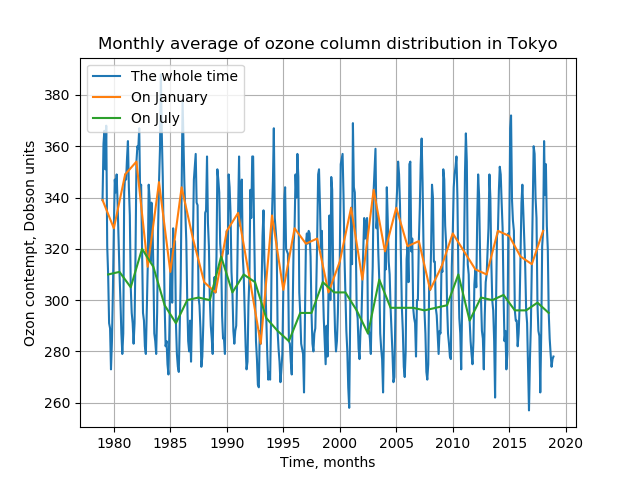

This chart was generated by the following Python code:
import datetime
from datetime import timedelta
from netCDF4 import Dataset
import numpy as np
import calendar
import matplotlib.pyplot as plt
import json

plt.figure()
cal = calendar.Calendar()

t0 = datetime.date(1979, 1, 1)
nc = Dataset("MSR-2.nc")
lats = nc.variables['latitude'][:]
lons = nc.variables['longitude'][:]
t = nc.variables['time'][:]

lat = 35.68
lon = 135.6

la = np.searchsorted(lats, lat)
lo = np.searchsorted(lons, lon)

newtimes = np.zeros((480,0))
newtimes = np.append(newtimes, t0)

for i in t:
    mn = int((i % 12) + 1)
    y = int(1979 + ((i // 12) - 9))
    b = calendar.monthrange(y, mn)[1]
    j = int(i - 108)
    newtimes = np.append(newtimes, t0 + timedelta(days = b))
    t0 = t0 + datetime.timedelta(days = b)
    if i == 586:
        break

y = nc.variables['Average_O3_column'][:, la, lo]
newtimesjanuary = newtimes[0:480:12]
yjanuary = nc.variables['Average_O3_column'][::12, la, lo]
newtimesjuly = newtimes[6:480:12]
yjuly = nc.variables['Average_O3_column'][6:480:12, la, lo]

minall = min(y)
maxall = max(y)
meanall  = int(sum(y)/len(y))

minjanuary = min(yjanuary )
maxjanuary  = max(yjanuary )
meanjanuary   = int(sum(yjanuary )/len(yjanuary ))

minjuly = min(yjuly)
maxjuly = max(yjuly)
meanjuly  = int(sum(yjuly)/len(yjuly))

plt.plot(newtimes, y, label ='The whole time')
plt.plot(newtimesjanuary, yjanuary, label ='On January')
plt.plot(newtimesjuly, yjuly, label ='On July')

plt.grid()
plt.title("Monthly average of ozone column distribution in Tokyo")
plt.xlabel("Time, months")
plt.ylabel("Ozon contempt, Dobson units")
plt.legend(loc = 'upper left')
plt.savefig('ozon.png')
plt.show()

d ={
  "city": "Tokyo",
  "coordinates": [35.68, 135.6],
  "jan": {
    "min":  283,
    "max":  354,
    "mean": 322
  },
  "jul": {
    "min":  284,
    "max":  320,
    "mean": 300
  },
  "all": {
    "min":  254,
    "max":  388,
    "mean": 311
  }
}
with open('ozon.json', 'w') as write_file:
    json.dump(d, write_file, indent=4, separators=(',', ': '))





